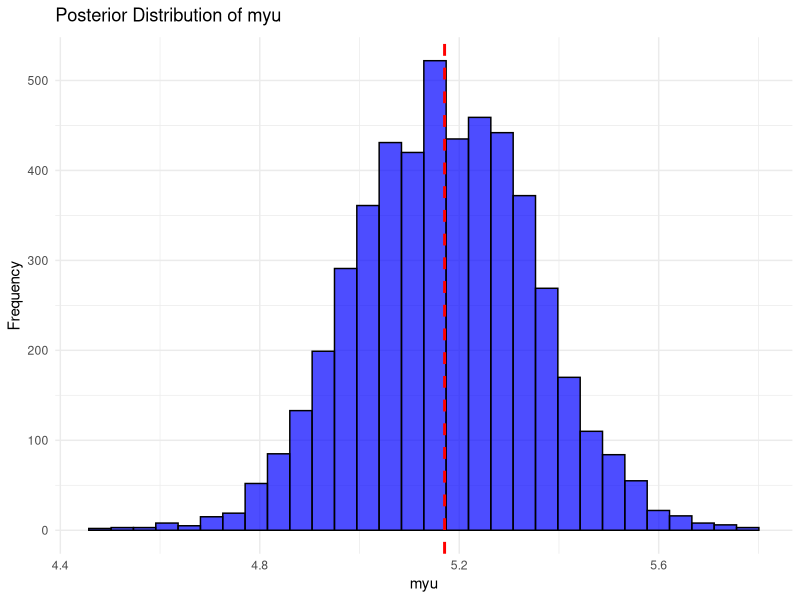
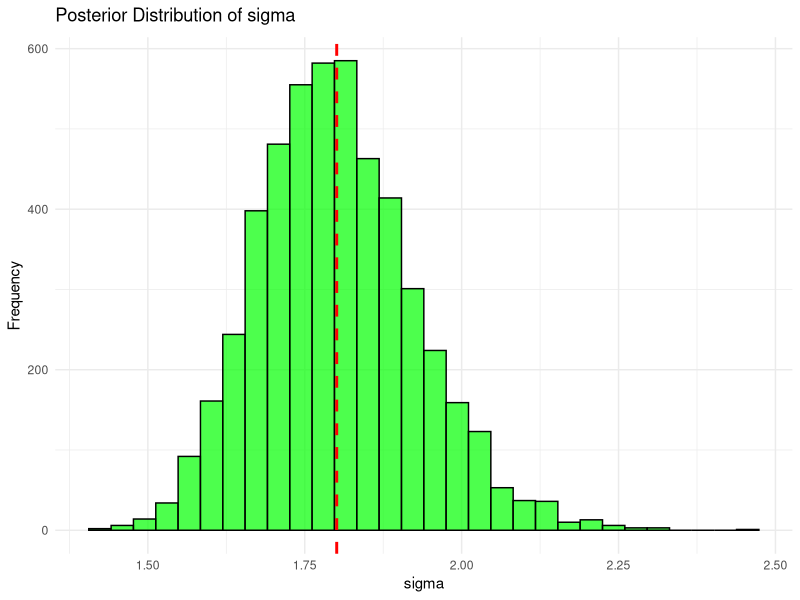

The R source for these figures, in order:
library(ggplot2)

# Simulated data
set.seed(123)

n <- 100 # Sample linewidth
true_mu <- 5
true_sigma <- 2
data <- rnorm(n, mean = true_mu, sd = true_sigma)

# Prior parameters
mu_0 <- 0
# Prior mean for mu
tau_0 <- 5
# Prior standard deviation for mu
alpha_0 <- 2
# Shape parameter for Inv-Gamma (prior for sigma^2)
beta_0 <- 1
# Scale parameter for Inv-Gamma (prior for sigma^2)

# Sufficient statistics
y_bar <- mean(data)
s_sq <- var(data)

# Posterior parameters
tau_n <- 1 / sqrt(1 / tau_0^2 + n / s_sq)
# Posterior std for mu
mu_n <- (mu_0 / tau_0^2 + n * y_bar / s_sq) * tau_n^2
# Posterior mean for mu
alpha_n <- alpha_0 + n / 2
# Posterior shape for sigma^2
beta_n <- beta_0 + 0.5 * sum((data - y_bar)^2)
# Posterior scale for sigma^2

# Monte Carlo sampling
N_mc <- 5000
sigma_sq_samples <- 1 / rgamma(N_mc, alpha_n, rate = beta_n)
sigma_samples <- sqrt(sigma_sq_samples)
mu_samples <- rnorm(N_mc, mean = mu_n, sd = sqrt(sigma_sq_samples / n))
# Plot histograms and posterior averages
posterior_mu_mean <- mean(mu_samples)
posterior_sigma_mean <- mean(sigma_samples)

# Histogram for mu
ggplot(data.frame(mu_samples), aes(x = mu_samples)) +
  geom_histogram(bins = 30, color = "black", fill = "blue", alpha = 0.7) +
  geom_vline(xintercept = posterior_mu_mean, color = "red", linetype = "dashed", linewidth = 1) +
  labs(title = expression(paste("Posterior Distribution of myu")), x = "myu", y = "Frequency") +
  theme_minimal()

# Histogram for sigma
ggplot(data.frame(sigma_samples), aes(x = sigma_samples)) +
  geom_histogram(bins = 30, color = "black",  fill = "green", alpha = 0.7) +
  geom_vline(xintercept = posterior_sigma_mean, color = "red", linetype = "dashed", linewidth = 1) +
  labs(title = expression(paste("Posterior Distribution of sigma")), x = "sigma", y = "Frequency") +
  theme_minimal()

print(paste("Posterior myu mean:", posterior_mu_mean))
print(paste("Posterior sigma mean:", posterior_sigma_mean))